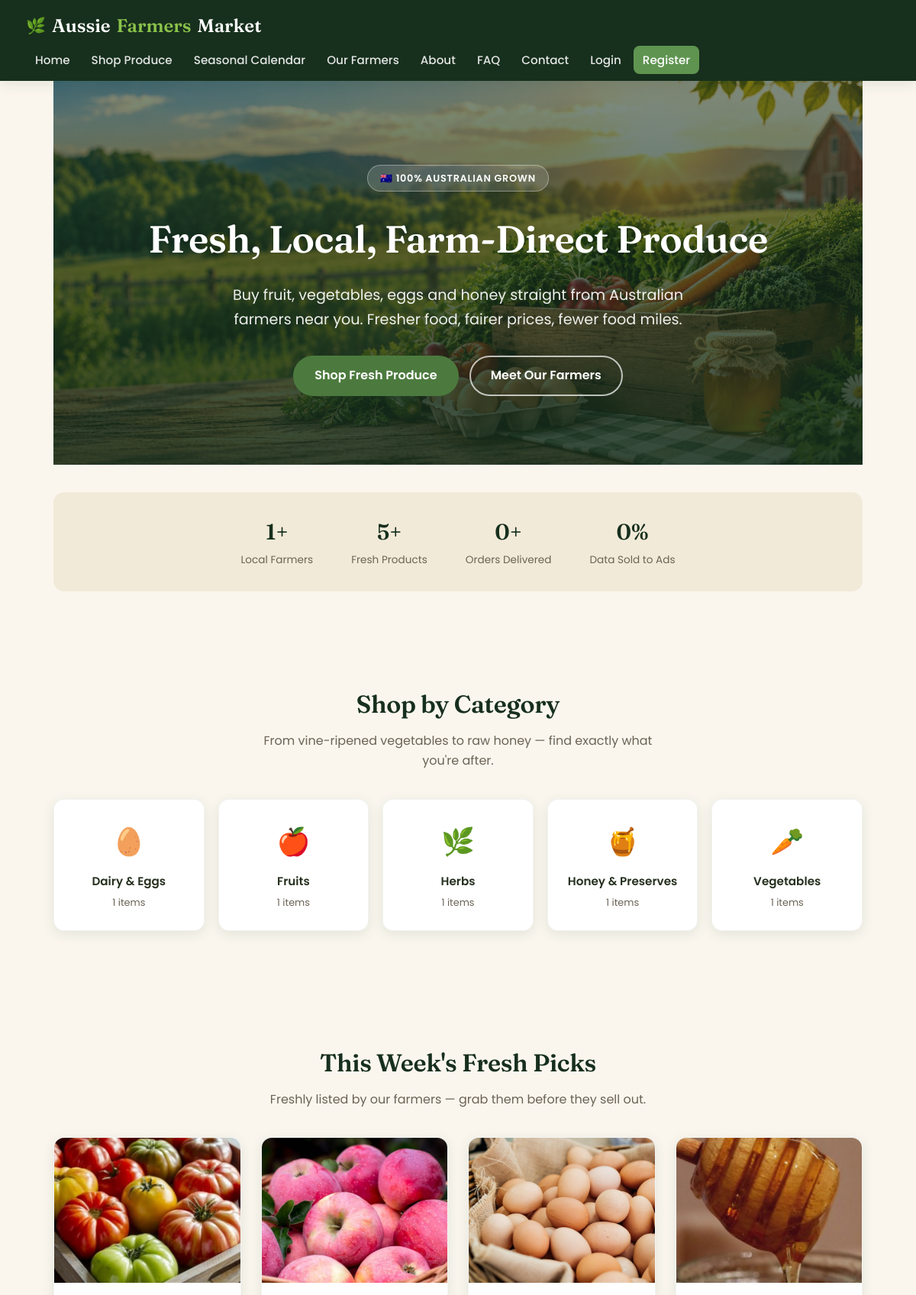
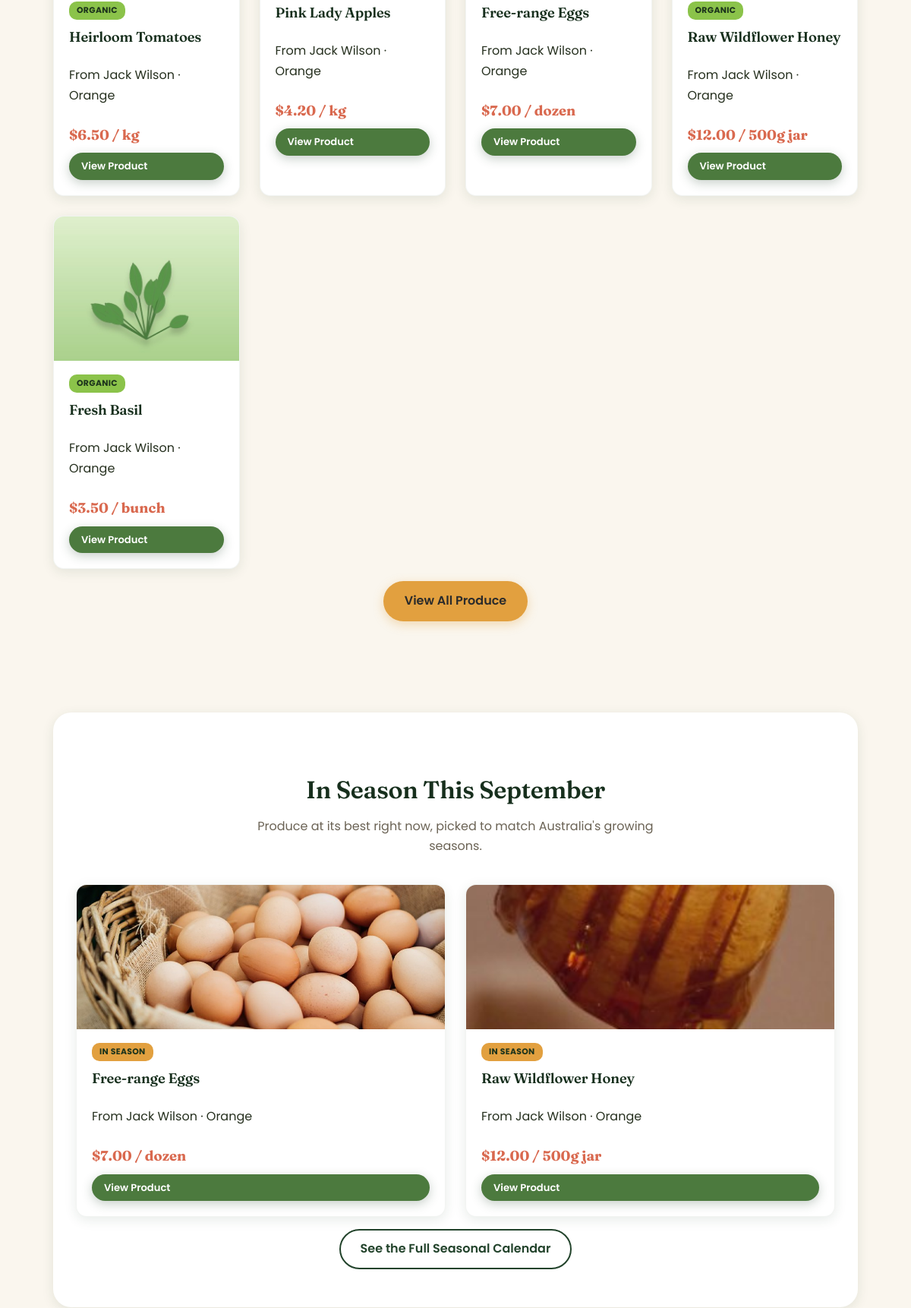
The page / (upper part) on the database its author committed (2 pictures, top to bottom).
### tables this page shows
CREATE TABLE categories (
    category_id INT AUTO_INCREMENT PRIMARY KEY,
    category_name VARCHAR(80) NOT NULL UNIQUE
);

CREATE TABLE products (
    product_id INT AUTO_INCREMENT PRIMARY KEY,
    farmer_id INT NOT NULL,
    category_id INT,
    product_name VARCHAR(150) NOT NULL,
    description TEXT,
    price DECIMAL(8,2) NOT NULL,
    unit VARCHAR(30) NOT NULL DEFAULT 'kg',    
    stock_quantity INT NOT NULL DEFAULT 0,
    is_organic TINYINT(1) NOT NULL DEFAULT 0,
    image VARCHAR(255) DEFAULT 'default-product.jpg',
    in_season_months VARCHAR(50) NOT NULL DEFAULT '1,2,3,4,5,6,7,8,9,10,11,12',  
    status ENUM('active','inactive') NOT NULL DEFAULT 'active',
    created_at TIMESTAMP DEFAULT CURRENT_TIMESTAMP,
    updated_at TIMESTAMP DEFAULT CURRENT_TIMESTAMP ON UPDATE CURRENT_TIMESTAMP,
    FOREIGN KEY (farmer_id) REFERENCES users(user_id) ON DELETE CASCADE,
    FOREIGN KEY (category_id) REFERENCES categories(category_id) ON DELETE SET NULL
);

CREATE TABLE users (
    user_id INT AUTO_INCREMENT PRIMARY KEY,
    full_name VARCHAR(100) NOT NULL,
    email VARCHAR(150) NOT NULL UNIQUE,
    password VARCHAR(255) NOT NULL,            
    role ENUM('admin','farmer','customer') NOT NULL DEFAULT 'customer',
    phone VARCHAR(20),
    address VARCHAR(255),
    suburb VARCHAR(100),
    state VARCHAR(50),
    postcode VARCHAR(10),
    bio TEXT NULL,                              
    status ENUM('active','suspended') NOT NULL DEFAULT 'active',
    created_at TIMESTAMP DEFAULT CURRENT_TIMESTAMP
);

### includes/functions.php (called while the page is built, shortened)
<?php
function clean($data) {
    return htmlspecialchars(trim($data ?? ''), ENT_QUOTES, 'UTF-8');
}
function format_price($amount) {
    return '$' . number_format((float) $amount, 2);
}

### index.php (the view, shortened to what this page needs)
<?php
require_once __DIR__ . '/includes/functions.php';
require_once __DIR__ . '/config/db.php';
$stmt = $pdo->prepare("SELECT p.*, u.full_name AS farmer_name, u.suburb, c.category_name
                        FROM products p
                        JOIN users u ON p.farmer_id = u.user_id
                        LEFT JOIN categories c ON p.category_id = c.category_id
                        WHERE p.status = 'active' AND p.stock_quantity > 0
                        ORDER BY p.created_at DESC
                        LIMIT 8");
$stmt->execute();
$featuredProducts = $stmt->fetchAll();
$categories = $pdo->query("SELECT c.*, COUNT(p.product_id) AS product_count
                            FROM categories c
                            LEFT JOIN products p ON p.category_id = c.category_id AND p.status='active'
                            GROUP BY c.category_id
                            ORDER BY c.category_name")->fetchAll();
$categoryIcons = [
    'Vegetables' => '🥕', 'Fruits' => '🍎', 'Dairy & Eggs' => '🥚',
    'Honey & Preserves' => '🍯', 'Herbs' => '🌿',
];
$farmerCount = (int) $pdo->query("SELECT COUNT(*) FROM users WHERE role='farmer' AND status='active'")->fetchColumn();
$productCount = (int) $pdo->query("SELECT COUNT(*) FROM products WHERE status='active'")->fetchColumn();
$orderCount = (int) $pdo->query("SELECT COUNT(*) FROM orders")->fetchColumn();
$currentMonth = (int) date('n');
$currentMonthName = date('F');
$stmt = $pdo->prepare("SELECT p.*, u.full_name AS farmer_name, u.suburb, c.category_name
                        FROM products p
                        JOIN users u ON p.farmer_id = u.user_id
                        LEFT JOIN categories c ON p.category_id = c.category_id
                        WHERE p.status = 'active' AND p.stock_quantity > 0
                          AND FIND_IN_SET(?, p.in_season_months)
                        ORDER BY p.created_at DESC
                        LIMIT 4");
$stmt->execute([$currentMonth]);
$seasonalProducts = $stmt->fetchAll();
require_once __DIR__ . '/includes/header.php';
?>
<section class="hero">
  <span class="eyebrow">🇦🇺 100% Australian Grown</span>
  <h1>Fresh, Local, Farm-Direct Produce</h1>
  <p>Buy fruit, vegetables, eggs and honey straight from Australian farmers near you. Fresher food, fairer prices, fewer food miles.</p>
  <div class="hero-actions">
    <a href="<?php echo BASE_URL; ?>/products.php" class="btn">Shop Fresh Produce</a>
    <a href="<?php echo BASE_URL; ?>/farmers.php" class="btn btn-outline">Meet Our Farmers</a>
  </div>
</section>
<section class="section" style="padding-top:36px;padding-bottom:36px;">
  <div class="trust-strip">
    <div class="item"><span class="big"><?php echo $farmerCount; ?>+</span><span class="label">Local Farmers</span></div>
    <div class="item"><span class="big"><?php echo $productCount; ?>+</span><span class="label">Fresh Products</span></div>
    <div class="item"><span class="big"><?php echo $orderCount; ?>+</span><span class="label">Orders Delivered</span></div>
    <div class="item"><span class="big">0%</span><span class="label">Data Sold to Ads</span></div>
  </div>
</section>
<section class="section" aria-labelledby="category-heading">
  <h2 id="category-heading" class="section-title">Shop by Category</h2>
  <p class="section-subtitle">From vine-ripened vegetables to raw honey &mdash; find exactly what you're after.</p>
  <div class="category-grid">
    <?php foreach ($categories as $cat): ?>
      <a href="<?php echo BASE_URL; ?>/products.php?category=<?php echo $cat['category_id']; ?>" class="category-card">
        <span class="icon" aria-hidden="true"><?php echo $categoryIcons[$cat['category_name']] ?? '🧺'; ?></span>
        <span class="name"><?php echo clean($cat['category_name']); ?></span>
        <div style="font-size:0.8rem;color:var(--text-muted);margin-top:4px;"><?php echo (int) $cat['product_count']; ?> items</div>
      </a>
    <?php endforeach; ?>
  </div>
</section>
<section class="section" aria-labelledby="featured-heading">
  <h2 id="featured-heading" class="section-title">This Week's Fresh Picks</h2>
  <p class="section-subtitle">Freshly listed by our farmers &mdash; grab them before they sell out.</p>
  <?php if (empty($featuredProducts)): ?>
    <p class="text-center">No products available right now &mdash; please check back soon!</p>
  <?php else: ?>
    <div class="grid">
      <?php foreach ($featuredProducts as $product): ?>
        <article class="card">
          <img src="<?php echo BASE_URL; ?>/uploads/products/<?php echo clean($product['image']); ?>"
               alt="Photo of <?php echo clean($product['product_name']); ?> from <?php echo clean($product['farmer_name']); ?>'s farm"
               onerror="this.src='<?php echo BASE_URL; ?>/assets/images/default-product.jpg'">
          <div class="card-body">
            <?php if ($product['is_organic']): ?><span class="organic-tag">Organic</span><?php endif; ?>
            <h3><?php echo clean($product['product_name']); ?></h3>
            <p>From <?php echo clean($product['farmer_name']); ?> &middot; <?php echo clean($product['suburb']); ?></p>
            <p class="price"><?php echo format_price($product['price']); ?> / <?php echo clean($product['unit']); ?></p>
            <a href="<?php echo BASE_URL; ?>/product.php?id=<?php echo (int) $product['product_id']; ?>" class="btn btn-small">View Product</a>
          </div>
        </article>
      <?php endforeach; ?>
    </div>
    <div class="text-center mt-2"><a href="<?php echo BASE_URL; ?>/products.php" class="btn btn-secondary">View All Produce</a></div>
  <?php endif; ?>
</section>
<?php if (!empty($seasonalProducts)): ?>
<section class="section" aria-labelledby="seasonal-heading">
  <div class="section-tinted" style="padding:50px 30px;">
    <h2 id="seasonal-heading" class="section-title">In Season This <?php echo clean($currentMonthName); ?></h2>
    <p class="section-subtitle">Produce at its best right now, picked to match Australia's growing seasons.</p>
    <div class="grid">
      <?php foreach ($seasonalProducts as $product): ?>
        <article class="card">
          <img src="<?php echo BASE_URL; ?>/uploads/products/<?php echo clean($product['image']); ?>"
               alt="Photo of <?php echo clean($product['product_name']); ?> from <?php echo clean($product['farmer_name']); ?>'s farm"
               onerror="this.src='<?php echo BASE_URL; ?>/assets/images/default-product.jpg'">
          <div class="card-body">
            <span class="organic-tag" style="background:var(--amber);">In Season</span>
            <h3><?php echo clean($product['product_name']); ?></h3>
            <p>From <?php echo clean($product['farmer_name']); ?> &middot; <?php echo clean($product['suburb']); ?></p>
            <p class="price"><?php echo format_price($product['price']); ?> / <?php echo clean($product['unit']); ?></p>
            <a href="<?php echo BASE_URL; ?>/product.php?id=<?php echo (int) $product['product_id']; ?>" class="btn btn-small">View Product</a>
          </div>
        </article>
      <?php endforeach; ?>
    </div>
    <div class="text-center mt-2"><a href="<?php echo BASE_URL; ?>/seasonal_calendar.php" class="btn btn-outline" style="color:var(--green-dark);border-color:var(--green-dark);">See the Full Seasonal Calendar</a></div>
  </div>
</section>
<?php endif; ?>
<?php require_once __DIR__ . '/includes/footer.php'; ?>

### rows shown on the page
categories: category_name "🥚", category_name "Dairy & Eggs", product_count "1"
categories: category_name "🍎", category_name "Fruits", product_count "1"
categories: category_name "🌿", category_name "Herbs", product_count "1"
categories: category_name "🍯", category_name "Honey & Preserves", product_count "1"
categories: category_name "🥕", category_name "Vegetables", product_count "1"
products: image (picture), is_organic "ORGANIC", product_name "Heirloom Tomatoes", farmer.full_name "Jack Wilson", farmer.suburb "Orange", price "$6.50", unit "kg"
products: image (picture), product_name "Pink Lady Apples", farmer.full_name "Jack Wilson", farmer.suburb "Orange", price "$4.20", unit "kg"
products: image (picture), product_name "Free-range Eggs", farmer.full_name "Jack Wilson", farmer.suburb "Orange", price "$7.00", unit "dozen"
products: image (picture), is_organic "ORGANIC", product_name "Raw Wildflower Honey", farmer.full_name "Jack Wilson", farmer.suburb "Orange", price "$12.00", unit "500g jar"
products: image (picture), is_organic "ORGANIC", product_name "Fresh Basil", farmer.full_name "Jack Wilson", farmer.suburb "Orange", price "$3.50", unit "bunch"

### other values the page prints
$farmerCount "1"
$productCount "5"
$orderCount "0"
